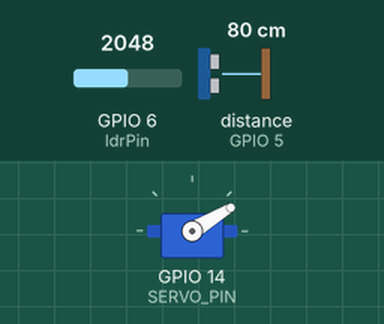
Recording of a sketch running on a simulated ESP32. Shown: servo. Inputs (shaded band) come from the test bench; at power-on: GPIO 6 (ldrPin) = 2048, distance to the obstacle (sensor on GPIO 5) 80 cm (analog values on the 0–4095 scale). The echo pulse lasts 58.3 µs per cm; what the sketch prints to the serial monitor is not drawn.

Above: at 2.07 s.
At 9.6 s:
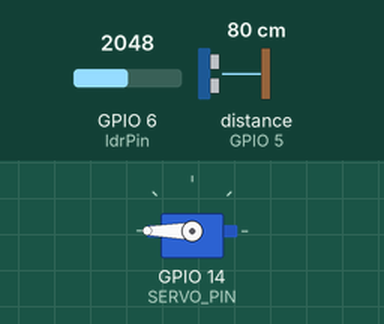
18.1 s: GPIO 6 (ldrPin) set to 760
At 20.0 s:
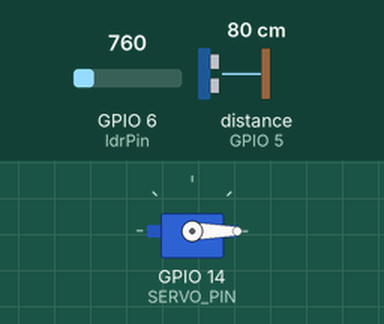
Timing chart, 0 to 39.7 s (numbered marks = the images above; inputs shaded):
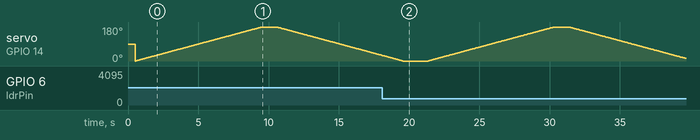

The sketch:

codigo_teste_junto_m_separado.ino
```cpp
const int trigPin = 4;
const int echoPin = 5;
const int ldrPin = 6;
#define SERVO_PIN 14

#include <ESP32Servo.h>
Servo myServo;
int pos = 0;
int stepDelay = 50;


long measureDistance() {
 long duration, distance;

 //Send pulse
 digitalWrite(trigPin, LOW);
 delayMicroseconds(2);
 digitalWrite(trigPin, HIGH);
 delayMicroseconds(10);
 digitalWrite(trigPin, LOW);
 //Wait for echo and measure time until it happens
 duration = pulseIn(echoPin, HIGH);
 //Compute distance
 distance = duration/58;
 return distance;
}

void sensorLDR() {
  int sensorValue = analogRead(ldrPin);

  Serial.print("Analog Value: ");
  Serial.println(sensorValue);

  // ESP32 ADC is 12-bit (0-4095), so the values are roughly 4x higher
  // than an Arduino Uno (0-1023).

  if (sensorValue < 800) {
    Serial.println("Status: Bright");

  } else {
    Serial.println("Status: Dark");
  }

  Serial.println("---");
  delay(500);
}

void servoMovement() {
  // SWEEP FROM 0 TO 180
  for (pos = 0; pos <= 180; pos += 1) {
    myServo.write(pos);
    delay(stepDelay);
  }

  delay(1000); // Wait 1 second

  // SWEEP FROM 180 BACK TO 0
  for (pos = 180; pos >= 0; pos -= 1) {
    myServo.write(pos);
    delay(stepDelay);
  }

  delay(1000); // Wait 1 second
}


void setup() {
 Serial.begin (115200);

 pinMode(trigPin, OUTPUT);        //ultrasonic
 pinMode(echoPin, INPUT);
 digitalWrite(trigPin, LOW);

 analogReadResolution(12);

 // Allow allocation of all timers      //setup servo
  ESP32PWM::allocateTimer(0);
  ESP32PWM::allocateTimer(1);
  ESP32PWM::allocateTimer(2);
  ESP32PWM::allocateTimer(3);

  // Standard servos usually operate between 500us and 2400us pulse width
  myServo.setPeriodHertz(50);    // Standard 50hz servo
  myServo.attach(SERVO_PIN, 500, 2400);

}

void loop(){
    sensorLDR();
    servoMovement();
    long dist = measureDistance();
    Serial.println(dist);
    delay(200);
}
```
